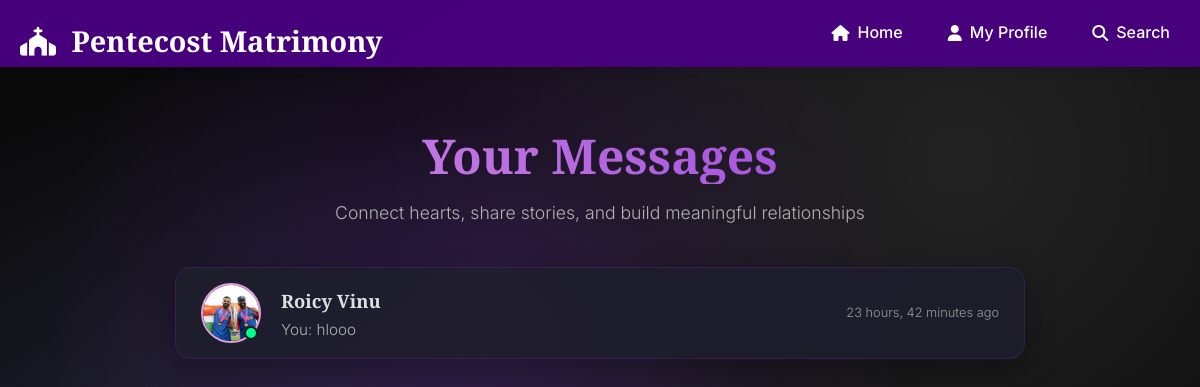
Screenshot of /messages/ (signed in) with the database file from the repository.
### matri/models.py (models this page shows, shortened)
class ChatRoom(models.Model):
    participants = models.ManyToManyField(UserProfile, related_name='chat_rooms')
    created_at = models.DateTimeField(auto_now_add=True)

class UserProfile(models.Model):
    GENDER_CHOICES = [('Male', 'Male'), ('Female', 'Female'), ('Other', 'Other')]
    MARITAL_STATUS_CHOICES = [
        ('Never Married', 'Never Married'), ('Divorced', 'Divorced'),
        ('Widowed', 'Widowed'), ('Separated', 'Separated'),
    ]
    DIET_CHOICES = [('Vegetarian', 'Vegetarian'), ('Non-Vegetarian', 'Non-Vegetarian')]
    SMOKING_CHOICES = [('Yes', 'Yes'), ('No', 'No'), ('Occasionally', 'Occasionally')] # Added Occasionally
    DRINKING_CHOICES = [('Yes', 'Yes'), ('No', 'No'), ('Occasionally', 'Occasionally')] # Added Occasionally
    FAMILY_STATUS_CHOICES = [
        ('Middle Class', 'Middle Class'), ('Upper Middle Class', 'Upper Middle Class'),
        ('Rich', 'Rich'), ('Affluent', 'Affluent'),
    ]
    FAMILY_TYPE_CHOICES = [('Joint', 'Joint'), ('Nuclear', 'Nuclear')]
    user = models.OneToOneField(User, on_delete=models.CASCADE)
    full_name = models.CharField(max_length=100)
    gender = models.CharField(max_length=10, choices=GENDER_CHOICES)
    date_of_birth = models.DateField(null=True, blank=True)
    religion = models.CharField(max_length=50, default="Christian", editable=False)
    category = models.CharField(max_length=50, default="Pentecost", editable=False)
    mother_tongue = models.CharField(max_length=50, default="Malayalam")
    marital_status = models.CharField(max_length=20, choices=MARITAL_STATUS_CHOICES)
    height = models.IntegerField(help_text="Height in Cm (e.g. 172)", null=True, blank=True)
    weight = models.IntegerField(help_text="Weight in kg (e.g. 70)", null=True, blank=True)
    education = models.CharField(max_length=100, blank=True, null=True)
    profession = models.CharField(max_length=100, blank=True, null=True)
    Monthly_income = models.CharField(max_length=50, blank=True)
    country = models.CharField(default="India", max_length=50, blank=True)
    state = models.CharField(default="Kerala", max_length=50, blank=True)
    city = models.CharField(max_length=50, blank=True)
    housename = models.CharField(max_length=50, blank=True)
    current_location = models.CharField(max_length=50, blank=True)
    diet = models.CharField(max_length=20, choices=DIET_CHOICES, blank=True)
    smoking = models.CharField(max_length=20, choices=SMOKING_CHOICES, blank=True)
    drinking = models.CharField(max_length=20, choices=DRINKING_CHOICES, blank=True)
    father_name = models.CharField(max_length=100, blank=True, null=True)
    mother_name = models.CharField(max_length=100, blank=True, null=True)
    family_status = models.CharField(max_length=50, choices=FAMILY_STATUS_CHOICES, blank=True)
    family_type = models.CharField(max_length=50, choices=FAMILY_TYPE_CHOICES, blank=True)
    siblings = models.PositiveIntegerField(default=0, null=True, blank=True)
    looking_for = models.CharField(max_length=10, choices=GENDER_CHOICES[:2], blank=True) # Only Male/Female for looking_for
    about_me = models.TextField(blank=True, null=True)
    hobbies = models.CharField(max_length=255, blank=True, null=True)
    has_own_a_car = models.BooleanField(null=True, blank=True)
    profile_picture = models.ImageField(upload_to='profile_pics/', blank=True, null=True)
    is_profile_in_index = models.BooleanField(default=False) # Default to False for new profiles
    is_premium_member = models.BooleanField(default=False)

class ChatMessage(models.Model):
    room = models.ForeignKey(ChatRoom, on_delete=models.CASCADE, related_name='messages')
    sender = models.ForeignKey(UserProfile, on_delete=models.CASCADE, related_name='sent_messages')
    content = models.TextField()
    timestamp = models.DateTimeField(auto_now_add=True)
    is_read = models.BooleanField(default=False)
    class Meta:
        ordering = ['timestamp']

### matri/views.py (the view)
# urls.py: path('messages/', views.chat_room_list, name='chat_room_list'),
@login_required
def chat_room_list(request):
    current_user_profile = get_object_or_404(UserProfile, user=request.user)
    existing_chats = current_user_profile.chat_rooms.annotate(
        last_message_time=Max('messages__timestamp')
    ).order_by('-last_message_time')
    chat_list = []
    for room in existing_chats:
        other_user = room.participants.exclude(id=current_user_profile.id).first()
        last_message = room.messages.order_by('-timestamp').first()
        unread_count = room.messages.filter(is_read=False).exclude(sender=current_user_profile).count()
        chat_list.append({
            'room': room,
            'other_user': other_user,
            'last_message': last_message,
            'unread_count': unread_count
        })
    accepted_interests = InterestRequest.objects.filter(
        (Q(sender=current_user_profile) | Q(receiver=current_user_profile)),
        status='accepted'
    )
    chat_suggestions = []
    for interest in accepted_interests:
        other_user = interest.sender if interest.receiver == current_user_profile else interest.receiver
        if not ChatRoom.objects.filter(participants=current_user_profile).filter(participants=other_user).exists():
            chat_suggestions.append(other_user)
    context = {
        'page_title': 'Your Messages',
        'chat_list': chat_list,
        'chat_suggestions': chat_suggestions,
        'user_has_profile': True,
    }
    return render(request, 'matri/chat_room_list.html', context)

### matri/templates/matri/chat_room_list.html (shortened to what this page needs)
<!DOCTYPE html>
{% load static %}
<html lang="en">
<head>
    <link href="https://cdnjs.cloudflare.com/ajax/libs/font-awesome/6.4.0/css/all.min.css" rel="stylesheet">
    <link href="https://cdn.jsdelivr.net/npm/bootstrap@5.3.0/dist/css/bootstrap.min.css" rel="stylesheet">
</head>
<body>
    <nav>
        <div class="nav-container">
            <a href="{% url 'index' %}" class="logo"><i class="fas fa-church"></i> Pentecost Matrimony</a>
            <ul class="nav-links">
                <li><a href="{% url 'index' %}"><i class="fas fa-home"></i> Home</a></li>
                {% if user.is_authenticated and user_has_profile %}
                    <li><a href="{% url 'view_user_profile' %}"><i class="fas fa-user"></i> My Profile</a></li>
                    <li><a href="{% url 'search_users' %}"><i class="fas fa-search"></i> Search</a></li>
                {% endif %}
            </ul>
        </div>
    </nav>
    <div class="main-view-container">
        <div class="page-header">
            <h1>{{ page_title }}</h1>
            <p>Connect hearts, share stories, and build meaningful relationships</p>
        </div>
        <div class="chat-list-container">
            {% if chat_list or chat_suggestions %}
                {% for chat in chat_list %}
                <a href="{% url 'chat_room_detail' room_id=chat.room.id %}" class="chat-item">
                    <div class="avatar-container">
                        {% if chat.other_user.profile_picture %}
                            <img src="{{ chat.other_user.profile_picture.url }}" alt="{{ chat.other_user.full_name }}">
                        {% else %}
                            <div class="avatar-placeholder"><i class="fas fa-user"></i></div>
                        {% endif %}
                        <div class="online-indicator"></div>
                    </div>
                    <div class="message-content">
                        <div class="user-name">{{ chat.other_user.full_name }}</div>
                        <div class="last-message">
                            {% if chat.last_message %}
                                {% if chat.last_message.sender.user == user %}You: {% endif %}
                                {{ chat.last_message.content|truncatechars:40 }}
                            {% else %}
                                No messages yet.
                            {% endif %}
                        </div>
                    </div>
                    <div class="message-meta">
                        {% if chat.last_message %}
                            <div class="timestamp">{{ chat.last_message.timestamp|timesince }} ago</div>
                        {% endif %}
                    </div>
                </a>
                {% endfor %}
            {% else %}
                <div class="empty-state">
                    <i class="fas fa-comment-dots"></i>
                    <h3>No Conversations Yet</h3>
                    <p>When you match with someone, they will appear here.</p>
                </div>
            {% endif %}
        </div>
    </div>
</body>
</html>

### matri/templates/matri/chat_room_list.html (style rules this page uses)
:root { --primary-purple: #4B0082; --light-purple: #DDA0DD; --accent-purple: #8A2BE2; --dark-bg: #0A0A0A; --card-bg: #1A1A1A; --text-light: #E0E0E0; --text-muted: #B0B0B0; }
* { margin: 0; padding: 0; box-sizing: border-box; }
body { font-family: 'Inter', sans-serif; line-height: 1.6; color: var(--text-light); background: var(--dark-bg); min-height: 100vh; position: relative; }
body::before { content: ''; position: fixed; top: 0; left: 0; width: 100%; height: 100%; background: radial-gradient(circle at 20% 80%, rgba(120, 119, 198, 0.3) 0%, transparent 50%), radial-gradient(circle at 80% 20%, rgba(255, 255, 255, 0.1) 0%, transparent 50%), radial-gradient(circle at 40% 40%, rgba(138, 43, 226, 0.2) 0%, transparent 50%); pointer-events: none; z-index: -1; }
nav { position: sticky; top: 0; width: 100%; background: rgba(75, 0, 130, 0.95); backdrop-filter: blur(10px); z-index: 1000; padding-top: 15px; box-shadow: 0 2px 10px rgba(0,0,0,0.1); }
.nav-container { max-width: 1200px; margin: 0 auto; display: flex; justify-content: space-between; align-items: center; padding: 0 20px; }
.logo { font-family: 'Playfair Display', serif; font-size: 1.8rem; font-weight: bold; color: white; text-decoration: none; }
.logo i { margin-right: 8px; }
.nav-links { display: flex; list-style: none; gap: 25px; }
.nav-links a { color: white; text-decoration: none; transition: color 0.3s ease, background-color 0.3s ease; font-weight: 500; padding: 5px 10px; border-radius: 4px; display: inline-flex; align-items: center; gap: 8px; }
.main-view-container { padding: 60px 20px; max-width: 1200px; margin: 0 auto; }
.page-header { text-align: center; margin-bottom: 40px; position: relative; }
.page-header h1 { font-family: 'Playfair Display', serif; font-size: 3rem; font-weight: 700; margin-bottom: 15px; background: linear-gradient(45deg, var(--light-purple), var(--accent-purple)); -webkit-background-clip: text; -webkit-text-fill-color: transparent; background-clip: text; position: relative; }
.page-header p { font-size: 1.1rem; color: var(--text-muted); font-weight: 300; max-width: 600px; margin: 0 auto; }
.chat-list-container { max-width: 850px; margin: 0 auto; background: rgba(30, 30, 45, 0.9); border-radius: 16px; overflow: hidden; border: 1px solid rgba(138, 43, 226, 0.2); box-shadow: 0 10px 30px rgba(0,0,0,0.3); }
.chat-item { display: flex; align-items: center; padding: 15px 25px; text-decoration: none; color: var(--text-light); transition: background-color 0.3s ease; border-bottom: 1px solid rgba(255, 255, 255, 0.08); }
.chat-item:last-child { border-bottom: none; }
.avatar-container { position: relative; margin-right: 20px; flex-shrink: 0; }
.avatar-container img, .avatar-container .avatar-placeholder { width: 60px; height: 60px; border-radius: 50%; object-fit: cover; border: 2px solid var(--light-purple); }
.online-indicator { position: absolute; bottom: 3px; right: 3px; width: 14px; height: 14px; background: #00ff88; border-radius: 50%; border: 2px solid var(--card-bg); }
.message-content { flex-grow: 1; overflow: hidden; }
.user-name { font-weight: 600; color: var(--text-light); font-size: 1.15rem; margin-bottom: 4px; font-family: 'Playfair Display', serif; }
.last-message { font-size: 0.95rem; color: var(--text-muted); line-height: 1.4; font-weight: 300; white-space: nowrap; overflow: hidden; text-overflow: ellipsis; }
.message-meta { text-align: right; display: flex; flex-direction: column; align-items: flex-end; gap: 8px; margin-left: 15px; flex-shrink: 0; }
.timestamp { font-size: 0.8rem; color: #999; font-weight: 300; white-space: nowrap; }

### rows the page displays
ChatRoom: other_user.profile_picture (picture), other_user.full_name "Roicy Vinu", last_message.content "hlooo", last_message.timestamp "23 hours, 42 minutes"

### other values shown
{{ page_title }} "Your Messages"
